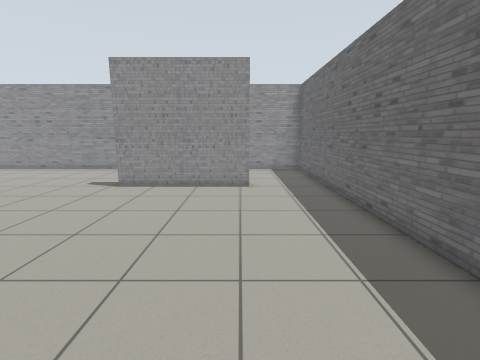
view 1 (above)

16 first-person views from a walk through a Gazebo world. The camera is 1.2 m above the floor, tilts 10° down and sees 85° across. The floor is counted in squares, 0.5 m on a side. Each view is taken from the middle of a square. On the plan, view 1 faces up. The plan holds only what a view shows up to about 17 squares ahead; the rest is blank.

view 2
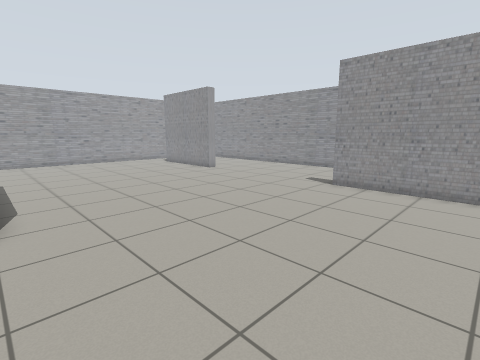

view 3
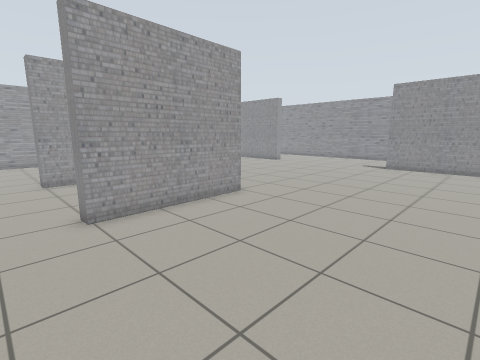

view 4
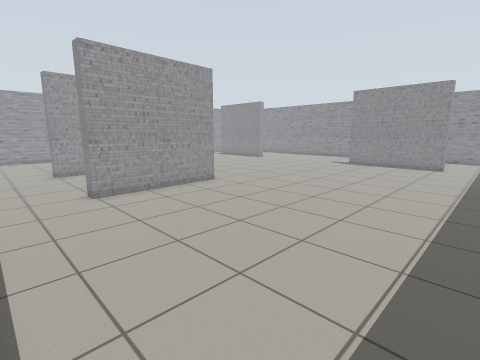

view 5
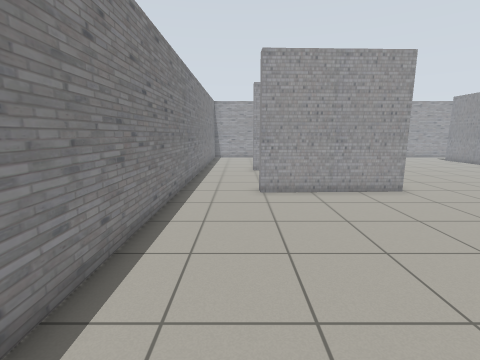

view 6
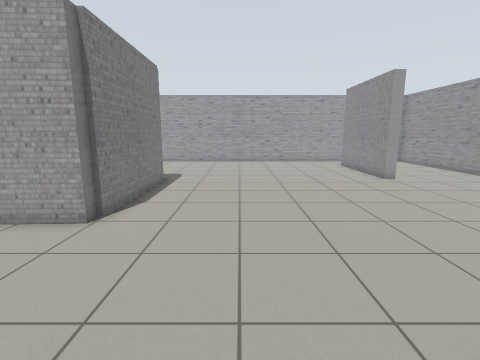

view 7
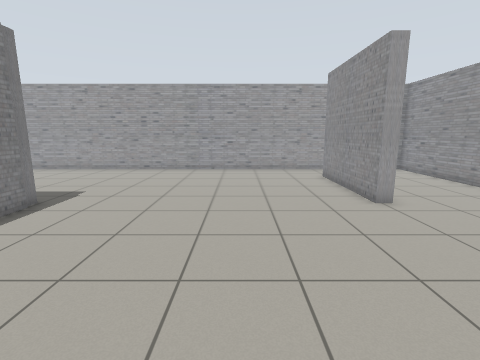

view 8
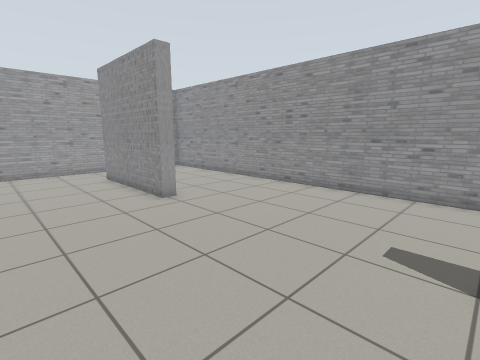

view 9
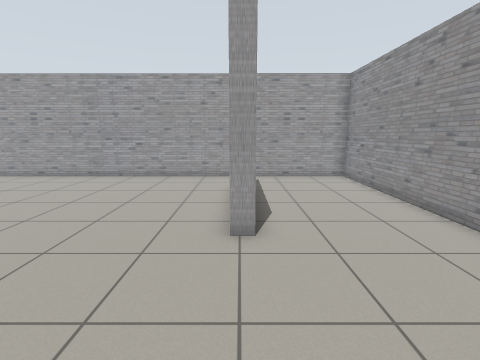

view 10
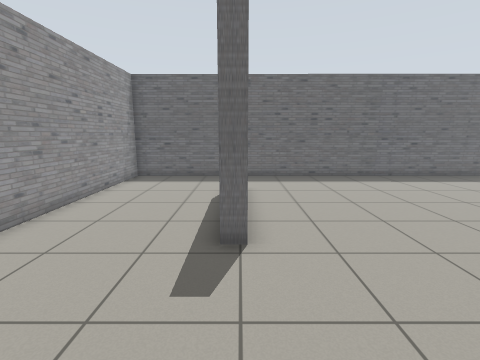

view 11
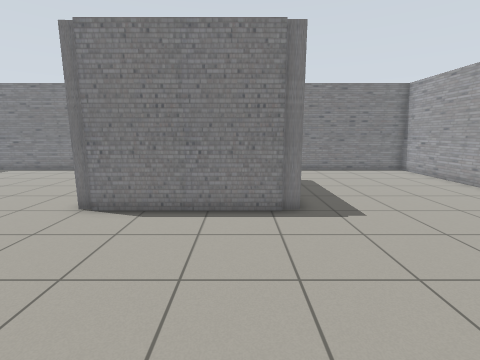

view 12
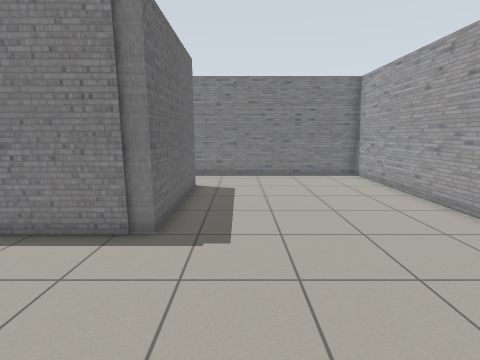

view 13
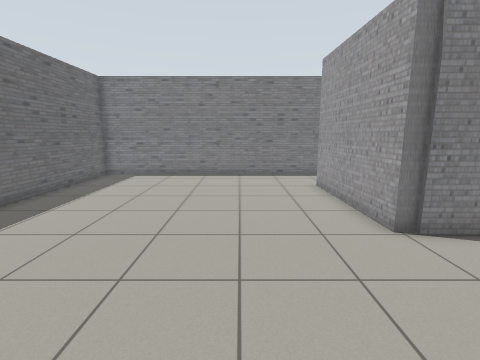

view 14
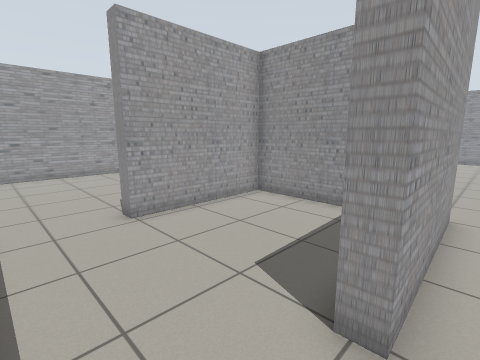

view 15
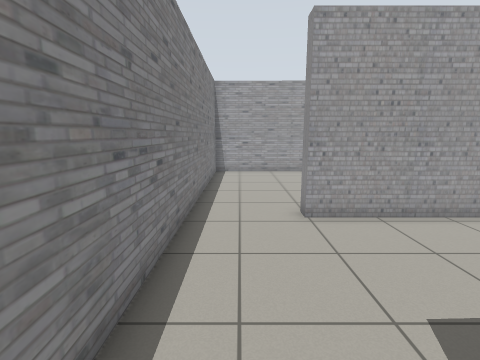

view 16
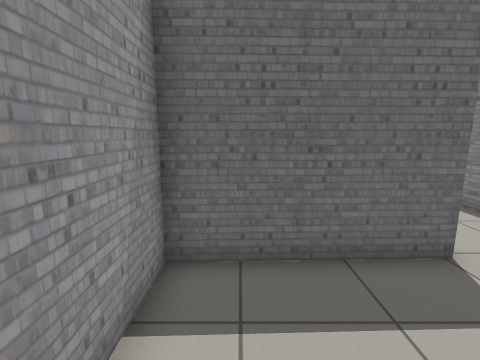

### Floor plan
Ten units are one square. View 1 is at (0, 0); x grows to the right and y downward. Boxes are objects, and circles mark ways between rooms. Rooms are numbered by the first view taken in them; rooms with no view inside come last. Other rooms are left out.
<svg viewBox="-244 -184 289 285">
<path fill="none" stroke="#000" d="M-84 2 -78 2 -76 61 -82 62M-149 -125 -149 -118 -210 -118M-143 61 -149 61 -149 0 -82 0M4 -125 4 -118 -56 -118 -56 -125M-85 96 40 96 40 -179 -238 -179 -239 96 -134 96M-82 62 -84 6 -143 6 -143 61M-134 96 -85 96"/>
<circle cx="-145" cy="80" r="3" fill="#2a7"/>
<circle cx="-80" cy="80" r="3" fill="#2a7"/>
<text x="-100" y="-50">1</text>
<text x="-110" y="50">2</text>
</svg>
Room 1 opens to room 2.

Where each view was taken, in squares from view 1:
view 1: 0 up, 0 right, facing up
view 2: 0 up, 0 right, facing up-left
view 3: 8 down, 0 right, facing up-left
view 4: 9 down, 3 right, facing up-left
view 5: 7 down, 3 right, facing left
view 6: 4 up, 1 left, facing left
view 7: 7 up, 6 left, facing left
view 8: 7 up, 6 left, facing up-left
view 9: 12 up, 9 left, facing left
view 10: 12 up, 11 left, facing right
view 11: 8 up, 13 left, facing down
view 12: 6 up, 17 left, facing down
view 13: 6 up, 4 left, facing down
view 14: 9 down, 7 left, facing up-left
view 15: 8 down, 7 left, facing left
view 16: 2 down, 13 left, facing right
